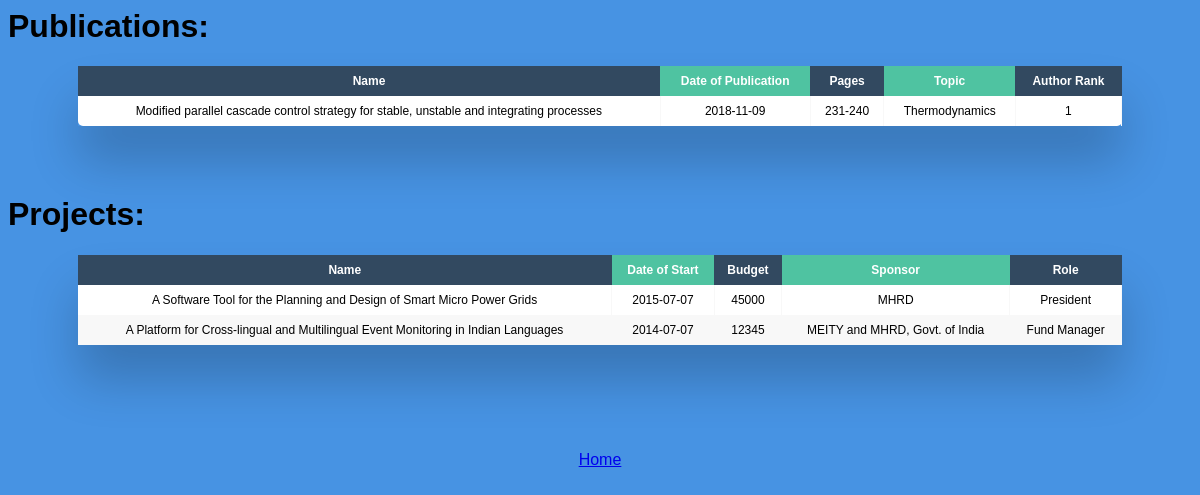
The app's page /faculty_work.php?fid=5 with its own data.
### tables this page shows
CREATE TABLE `author` (
  `fid` int(11) NOT NULL,
  `pubid` int(11) NOT NULL,
  `ARank` int(11) DEFAULT NULL
);

CREATE TABLE `publications` (
  `pubid` int(11) NOT NULL,
  `pname` varchar(100) DEFAULT NULL,
  `dop` date DEFAULT NULL,
  `pages` varchar(20) DEFAULT NULL,
  `topic` varchar(50) DEFAULT NULL
);

CREATE TABLE `takes` (
  `pid` int(11) NOT NULL,
  `fid` int(11) NOT NULL,
  `role` varchar(30) DEFAULT NULL
);

CREATE TABLE `project` (
  `pid` int(11) NOT NULL,
  `pname` varchar(100) DEFAULT NULL,
  `budget` int(11) DEFAULT NULL,
  `sponsor` varchar(100) DEFAULT NULL,
  `dos` date DEFAULT NULL
);

### www/faculty_work.php (the view, shortened to what this page needs)
<html>
	<head>
	<link rel="stylesheet" href="phpcss2.css">
</head>
<?php
$fid= $_GET['fid'];
$con = mysqli_connect("db","user","test","myDb");
$sql = "SELECT pname, dop, pages, topic, Arank from faculty, publications, author where author.fid = '$fid' and author.pubid = publications.pubid and  faculty.fid = '$fid' order by publications.dop DESC";
$result = $con->query($sql);
if($result)
{
	echo "<h1> Publications: <br> </h1>";
	echo "<div class=\"table-wrapper\"><table class=\"fl-table\">";
	echo "<thead><tr><th>Name</th><th>Date of Publication</th><th>Pages</th><th>Topic</th><th>Author Rank</th></tr></thead>";
	echo "<tbody>";
	while($row = $result->fetch_assoc())
	{
		echo "<tr>";
		printf("<td> %s </td> <td> %s </td> <td> %s </td> <td> %s </td> <td> %s </td>",$row["pname"], $row['dop'],$row['pages'], $row['topic'], $row['Arank'] );
		echo "</tr>";
	}
	echo "</tbody></table></div>";
}
$sql = "SELECT pname, dos, budget, sponsor, role from faculty, project, takes where takes.fid = '$fid' and takes.pid = project.pid and  faculty.fid = '$fid' ORDER BY project.dos DESC";
$result = $con->query($sql);
if($result)
{
	echo "<h1> Projects: <br> </h1>";
	echo "<div class=\"table-wrapper\"><table class=\"fl-table\">";
	echo "<thead><tr><th>Name</th><th>Date of Start</th><th>Budget</th><th>Sponsor</th><th>Role</th></tr></thead>";
	echo "<tbody>";
	while($row = $result->fetch_assoc())
	{
		echo "<tr>";
		printf("<td> %s </td> <td> %s </td> <td> %s </td> <td> %s </td> <td> %s </td>",$row["pname"], $row['dos'],$row['budget'], $row['sponsor'], $row['role'] );
		echo "</tr>";
	}
	echo "</tbody></table></div>";
}
echo "<br><br><center><a href = http://localhost:8001/> Home </a></center>";
?>
</html>

### www/phpcss2.css (style rules this page uses)
* { box-sizing: border-box; -webkit-box-sizing: border-box; -moz-box-sizing: border-box; }
.table-wrapper { margin: 10px 70px 70px; box-shadow: 0px 35px 50px rgba( 0, 0, 0, 0.2 ); }
.fl-table { border-radius: 5px; font-size: 12px; font-weight: normal; border: none; border-collapse: collapse; width: 100%; max-width: 100%; white-space: nowrap; background-color: white; }
.fl-table td, .fl-table th { text-align: center; padding: 8px; }
.fl-table td { border-right: 1px solid #f8f8f8; font-size: 12px; }
.fl-table thead th { color: #ffffff; background: #4FC3A1; }
.fl-table thead th:nth-child(odd) { color: #ffffff; background: #324960; }
.fl-table tr:nth-child(even) { background: #F8F8F8; }

### records on screen
author: pubid.pname "Modified parallel cascade control strategy for stable, unstable and integrating processes", pubid.dop "2018-11-09", pubid.pages "231-240", pubid.topic "Thermodynamics", ARank "1"
takes: pid.pname "A Software Tool for the Planning and Design of Smart Micro Power Grids", pid.dos "2015-07-07", pid.budget "45000", pid.sponsor "MHRD", role "President"
takes: pid.pname "A Platform for Cross-lingual and Multilingual Event Monitoring in Indian Languages", pid.dos "2014-07-07", pid.budget "12345", pid.sponsor "MEITY and MHRD, Govt. of India", role "Fund Manager"
